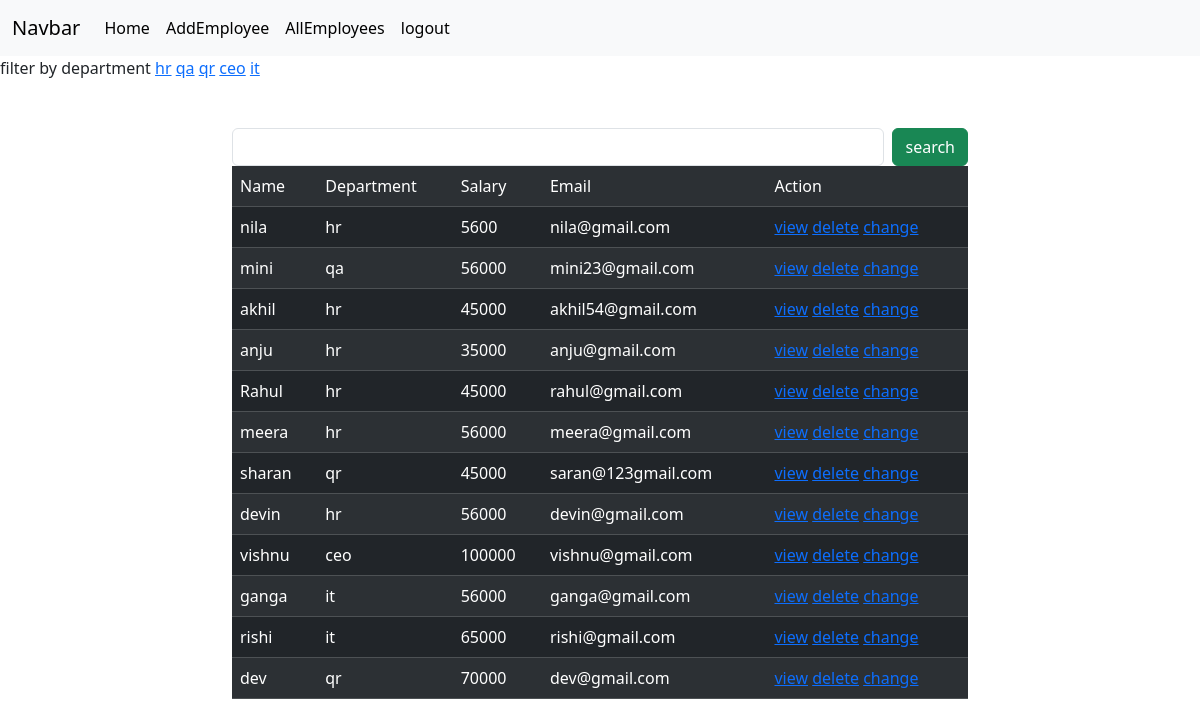
Page /employees/all/ (signed in) on the committed database.
### crm/models.py (models this page shows, shortened)
class Employees(models.Model):
    name=models.CharField(max_length=200)
    department=models.CharField(max_length=200)
    salary=models.PositiveIntegerField()
    email=models.EmailField(unique=True)
    contact=models.CharField(max_length=10,null=True)
    age=models.PositiveIntegerField()
    profile_pic=models.ImageField(upload_to="images",null=True,blank=True)
    dob=models.DateField(null=True,blank=True)

### crm/views.py (the view, shortened to what this page needs)
# urls.py: path('employees/all/',views.EmployeeListView.as_view(),name="emp_all"),
@method_decorator(signin_required,name="dispatch")
class EmployeeListView(View):
    def get(self,request,*args,**kwargs):
        qs=Employees.objects.all()
        departments=Employees.objects.all().values_list("department",flat=True).distinct()
        print(departments)
        if "department" in request.GET:
            dept=request.GET.get("department")
            qs=qs.filter(department__iexact=dept)
        return render(request,"emp_list.html",{"data":qs,"departments":departments})

### crm/views.py (called while the page is built)
def signin_required(fn):
    def wrapper(request,*args,**kwargs):
        if not request.user.is_authenticated:
            messages.error(request,"invalid session")
            return redirect("signin")
        else:
            return fn(request,*args,**kwargs)
    return wrapper

### crm/templates/emp_list.html (shortened to what this page needs)
{%extends 'base.html'%}
{%block body_block%}
<div>
    filter by department
    {%for dep in departments%}
        <a href="{%url 'emp_all' %}?department={{dep}}">{{dep}}</a>
    {%endfor%}
</div>
<div class="container mt-5">
    <div class="row">
        <div class="col-2"></div>
        <div class="col-8">
            <form action="" method="post">
                <div class="d-flex">
                   <input type="text" name="box" class="form-control me-2">
                   <button type="submit" class="btn btn-success">search</button>
                </div>
            </form>
        </div>
        <div class="col-2"></div>
    </div>
</div>
<div class="container">
    <div class="row">
        <div class="col-2"></div>
        <div class="col-8">
            <table class="table table-dark table-striped caption-top">
                <tr>
                    <td>Name</td>
                    <td>Department</td>
                    <td>Salary</td>
                    <td>Email</td>
                    <td>Action</td>
                </tr>
                {%for emp in data%}
                <tr>
                    <td>{{emp.name}}</td>
                    <td>{{emp.department}}</td>
                    <td>{{emp.salary}}</td>
                    <td>{{emp.email}}</td>
                    <td>
                        <a href="{%url 'emp_details' emp.id%}">view</a>
                        <a href="{%url 'emp_delete' emp.id%}">delete</a>
                        <a href="{%url 'emp_edit' emp.id %}">change</a>
                    </td>
                </tr>
                {%endfor%}
            </table>
        </div>
        <div class="col-2"></div>
    </div>
</div>
{%endblock%}

### crm/templates/base.html (shortened to what this page needs)
<!DOCTYPE html>
<html lang="en">
<head>
    <link href="https://cdn.jsdelivr.net/npm/bootstrap@5.3.2/dist/css/bootstrap.min.css" rel="stylesheet">
</head>
<body>
    <nav class="navbar navbar-expand-lg bg-body-tertiary">
        <div class="container-fluid">
          <a class="navbar-brand" href="#">Navbar</a>
          <div class="collapse navbar-collapse" id="navbarSupportedContent">
            <ul class="navbar-nav me-auto mb-2 mb-lg-0">
              <li class="nav-item">
                <a class="nav-link active" aria-current="page" href="#">Home</a>
              </li>
              <li class="nav-item">
                <a class="nav-link active" aria-current="page" href="{%url 'emp_add' %}">AddEmployee</a>
              </li>
              <li class="nav-item">
                <a class="nav-link active" aria-current="page" href="{%url 'emp_all' %}">AllEmployees</a>
              </li>
              <li class="nav-item">
                <a class="nav-link active" aria-current="page" href="{%url 'signout' %}">logout</a>
              </li>
          </div>
        </div>
      </nav>
    {%block body_block%}
    {%endblock%}
</body>
</html>

### rows in the picture
Employees: name "nila", department "hr", salary "5600", email "nila@gmail.com"
Employees: name "mini", department "qa", salary "56000", email "mini23@gmail.com"
Employees: name "akhil", department "hr", salary "45000", email "akhil54@gmail.com"
Employees: name "anju", department "hr", salary "35000", email "anju@gmail.com"
Employees: name "Rahul", department "hr", salary "45000", email "rahul@gmail.com"
Employees: name "meera", department "hr", salary "56000", email "meera@gmail.com"
Employees: name "sharan", department "qr", salary "45000", email "saran@123gmail.com"
Employees: name "devin", department "hr", salary "56000", email "devin@gmail.com"
Employees: name "vishnu", department "ceo", salary "100000", email "vishnu@gmail.com"
Employees: name "ganga", department "it", salary "56000", email "ganga@gmail.com"
Employees: name "rishi", department "it", salary "65000", email "rishi@gmail.com"
Employees: name "dev", department "qr", salary "70000", email "dev@gmail.com"

### other values in the picture
{{ dep }} "hr" "qa" "qr" "ceo" "it"
